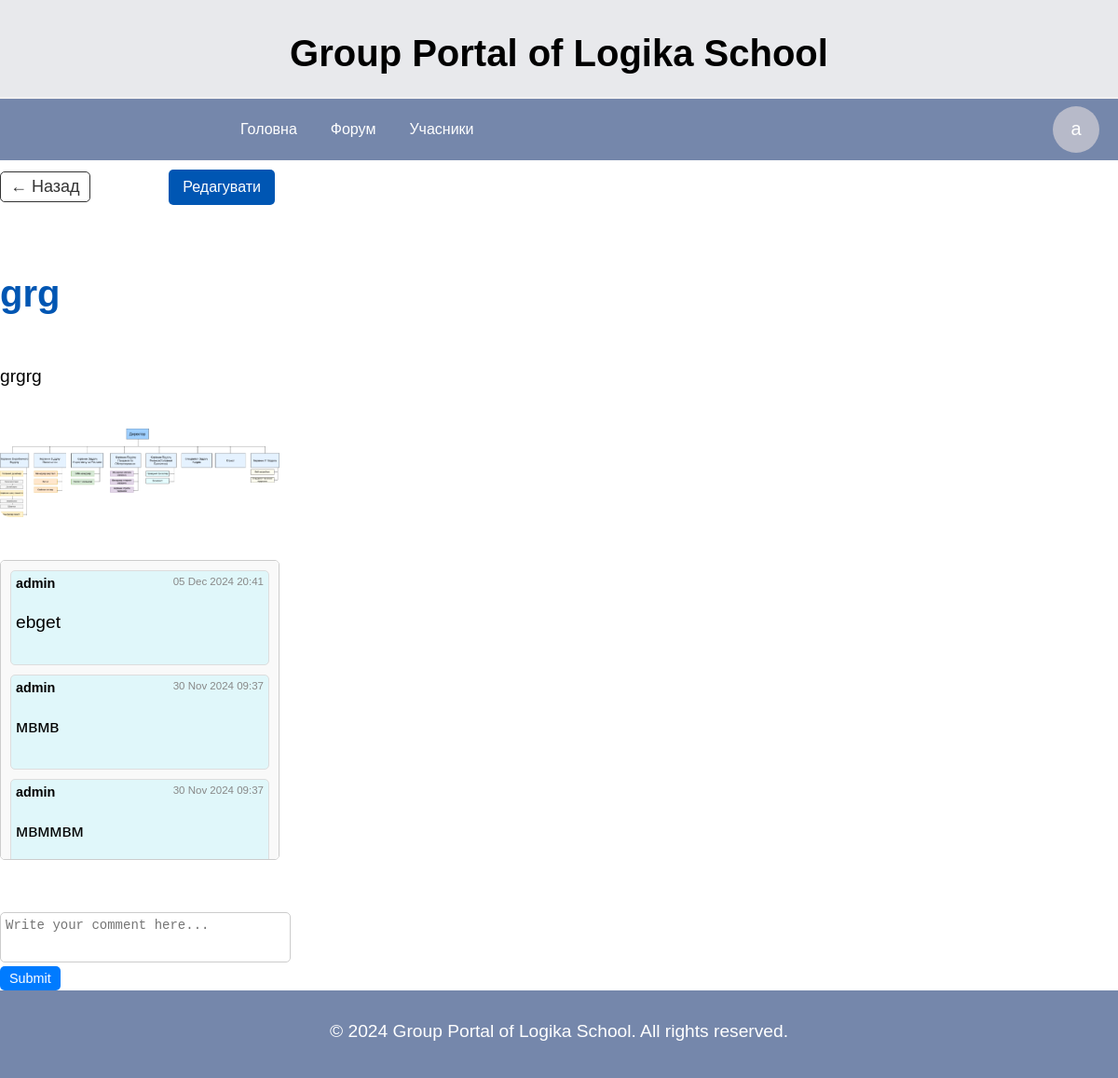
The app's page /forum-post/6/ (signed in) with its own data.
### portal/models.py (models this page shows, shortened)
class ForumPost(models.Model):
    category = models.ForeignKey(ForumCategory, on_delete=models.CASCADE, related_name='forum_posts')
    author = models.ForeignKey(User, on_delete=models.CASCADE, related_name='forum_posts')
    title = models.CharField(max_length=255)
    text = models.TextField()
    image = models.ImageField(upload_to='forum_posts/images/', blank=True, null=True)
    video = models.FileField(upload_to='forum_posts/videos/', blank=True, null=True)
    created_at = models.DateTimeField(auto_now_add=True)
    comments = GenericRelation(Comment)

class Comment(models.Model):
    user = models.ForeignKey(User, on_delete=models.CASCADE)
    content_type = models.ForeignKey(ContentType, on_delete=models.CASCADE)
    object_id = models.PositiveIntegerField()
    content_object = GenericForeignKey('content_type', 'object_id')
    text = models.TextField()
    created_at = models.DateTimeField(auto_now_add=True)

### portal/views.py (the view, shortened to what this page needs)
# urls.py: path('forum-post/<int:pk>/', views.ForumPostDetailView.as_view(), name='forum_post_detail'),
class ForumPostDetailView(LoginRequiredMixin,FormMixin, DetailView):
    model = ForumPost
    template_name = 'portal/forum/forum_post_detail.html'
    context_object_name = 'forum_posts'
    form_class = CommentForm
    def get_context_data(self, **kwargs):
        context = super().get_context_data(**kwargs)
        context['form'] = self.get_form()
        context['comments'] = self.object.comments.all().order_by('-created_at')
        return context

### portal/forms.py
class CommentForm(forms.ModelForm):
    class Meta:
        model = Comment
        fields = ['text']
        widgets = {
            'text': forms.Textarea(attrs={'placeholder': 'Write your comment here...', 'rows': 3})
        }

### portal/context_processors.py (called while the page is built)
def profile_photo_context(request):
    profile_photo = None
    if request.user.is_authenticated:
        profile_photo = ProfilePhoto.objects.filter(user=request.user).first()
    return {'profile_photo': profile_photo}

### templates/portal/forum/forum_post_detail.html (shortened to what this page needs)
{% extends 'base.html' %}
{% load static %}
{% load has_permission %}
{% block content %}
<link rel="stylesheet" href="{% static 'forum_post_detail.css' %}">
<div class="main-container">
    <div class="header-container">
        <a href="{% url 'forum_post_list' object.category.id  %}" class="back-btn">&#8592; Назад</a>
        <a href="{% url 'edit_forum_post' object.id %}" class="edit-link">Редагувати</a>
    </div>
    <h1>{{ object.title }}</h1>
    <p>{{ object.text }}</p>
    <div class="media-container">
        {% if object.image %}
            <img src="{{ object.image.url }}" alt="Post Image">
        {% endif %}
    </div>
    <div class="comments-list" id="comments-list">
        {% for comment in comments %}
            <div class="comment-block {% if comment.user == request.user %}current-user{% endif %}">
                <div class="comment-header">
                    <span class="comment-author">{{ comment.user.username }}</span>
                    <span class="comment-date">{{ comment.created_at|date:"d M Y H:i" }}</span>
                </div>
                <p class="comment-text">{{ comment.text }}</p>
            </div>
        {% empty %}
            <p>No comments yet.</p>
        {% endfor %}
    </div>
    <div class="comment-form-container">
        <form id="comment-form" method="post" action="{% url 'add_comment' object.id %}" class="comment-form">
            <textarea id="comment-textarea" name="text" placeholder="Write your comment here..." required></textarea>
            <button type="submit" class="btn">Submit</button>
        </form>
    </div>
</div>
{% endblock %}

### templates/base.html (shortened to what this page needs)
<!DOCTYPE html>
<html lang="en">
<head>
    {% load static %}
    <link rel="stylesheet" href="{% static 'base.css' %}">
</head>
<body>
    <div class="wrapper">
    <header>
            <div class="header-title">
                <h1 class="site-title">Group Portal of Logika School</h1>
            </div>
            <div class="header-links">
                <nav >
                    <a href="{% url 'main'%}">Головна</a>
                    <a href="{% url 'category_list'%}">Форум</a>
                    <a href="{% url 'user_list'%}">Учасники</a>
                </nav>
                <div class="user-menu">
                    {% if profile_photo %}
                        <img src="{{ profile_photo.photo.url }}" alt="Profile Photo" class="profile-photo" style="width: 50px; /* Ширина квадрата */
                        height: 50px; /* Висота квадрата */
                        object-fit: cover; /* Масштабування, щоб повністю заповнити квадрат */
                        border-radius:  50%;; /* Така ж закругленість, як у .user-icon */">
                    {% else %}
                        <div class="user-icon" style="background-color: {{ user.profile_color.color|default:'#cccccc' }};
                                                    color: #fff;
                                                    display: flex;
                                                    justify-content: center;
                                                    align-items: center;
                                                    font-size: 20px;
                                                    width: 50px;
                                                    height: 50px;
                                                    border-radius: 50%;">
                            {% if user.first_name and user.last_name %}
                                {{ user.first_name|slice:":1" }}{{ user.last_name|slice:":1" }}
                            {% else %}
                                {{ user.username|slice:":1" }}
                            {% endif %}
                        </div>
                    {% endif %}
                </div>
            </div>
    </header>
    <main >
        {% block content %}
        {% endblock %}
    </main>
    <footer>
        <p>&copy; 2024 Group Portal of Logika School. All rights reserved.</p>
    </footer>
</div>
</body>
</html>

### static/base.css (style rules this page uses)
body, html { margin: 0; padding: 0; font-family: Arial, sans-serif; height: 100%; display: flex; flex-direction: column; }
.wrapper { display: flex; flex-direction: column; min-height: 120vh; }
header { background-color: rgb(66, 71, 103); color: #fff; text-align: center; }
.site-title { color: black; }
.header-title { background-color: rgba(255, 255, 255, 0.877); padding: 8px; font-size: 20px; position: sticky; top: 0; z-index: 10; border-bottom: 2px solid #f2f1f1; }
.header-links { background-color: rgb(117, 135, 171) ; padding: 8px 0; display: flex; align-items: center; }
.header-links nav { display: flex; gap: 20px; justify-content: center; margin-left: 250px; }
.header-links nav a { color: #fff; text-decoration: none; padding: 8px; }
.user-menu { color: #fff; text-decoration: none; padding-right: 10px; margin-right: 10px; margin-left: auto; text-decoration: none; cursor: pointer; position: relative; }
main { flex: 1; display: flex; background-color: #fff; margin: 0; }
footer { background-color: rgb(117, 135, 171); color: #fff; text-align: center; padding: 10px 0; }

### static/forum_post_detail.css (style rules this page uses)
.comments-list { max-height: 300px; overflow-y: auto; margin-bottom: 20px; margin-top: 30px; border: 1px solid #ccc; border-radius: 5px; padding: 10px; background-color: #f9f9f9; }
.comment-block { background-color: #f9f9f9; border: 1px solid #ddd; border-radius: 5px; padding: 5px; margin-bottom: 10px; position: relative; font-size: 0.9em; }
.current-user { background-color: #e0f7fa; }
.comment-header { display: flex; justify-content: space-between; margin-bottom: 3px; }
.comment-author { font-weight: bold; }
.comment-date { font-size: 0.8em; color: #888; }
.comment-form-container { margin-top: 20px; }
.comment-form textarea { width: 100%; height: 30px; resize: none; overflow: hidden; padding: 5px; border: 1px solid #ccc; border-radius: 5px; font-size: 14px; }
.comment-form .btn { background-color: #007bff; color: white; padding: 5px 10px; border: none; border-radius: 5px; cursor: pointer; font-size: 0.9em; }
h1 { font-size: 2.5rem; color: #0056b3; margin-bottom: 1rem; }
p { font-size: 1.2rem; line-height: 1.6; margin-bottom: 1.5rem; }
.media-container { display: flex; flex-direction: column; gap: 1rem; max-width: 100%; }
.media-container img, .media-container video { max-width: 100%; height: auto; border-radius: 10px; display: block; margin: 0 auto; width: 300px; }
a.edit-link { display: inline-block; padding: 10px 15px; margin: 10px 5px; text-decoration: none; font-size: 1rem; color: white; background-color: #0056b3; border-radius: 5px; transition: background-color 0.3s ease; }
.main-container { display: flex; flex-direction: column; gap: 1rem; }
.header-container { display: flex; align-items: center; justify-content: space-between; margin-bottom: 20px; }
.back-btn { text-decoration: none; color: #333; font-size: 18px; padding: 5px 10px; border: 1px solid #333; border-radius: 5px; transition: background-color 0.3s ease, color 0.3s ease; }

### records on screen
ForumPost: title "grg", text "grgrg", image (picture)
Comment: user.username "admin", created_at "05 Dec 2024 20:41", text "ebget"
Comment: user.username "admin", created_at "30 Nov 2024 09:37", text "мвмв"
Comment: user.username "admin", created_at "30 Nov 2024 09:37", text "мвммвм"

### other values on screen
{{ user.username|slice:":1" }} "a"
